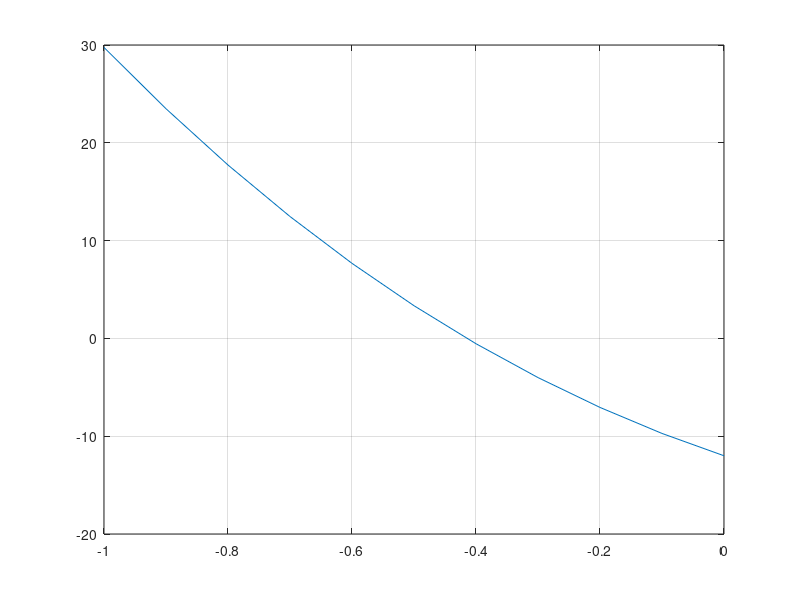

The MATLAB script that drew this image: (Note: this script raises an error after producing the figure.)
clc, clear all 
x = -1:0.1:0;
y = -12 -21*x + 18*x.^2 - 2.75*x.^3;
plot(x,y),grid

a = @(x) -12 -21*x + 18*x.^2 - 2.75*x.^3;
[mass] = bisect(a,-1,0)
[mass] = false1(a,-1,0)